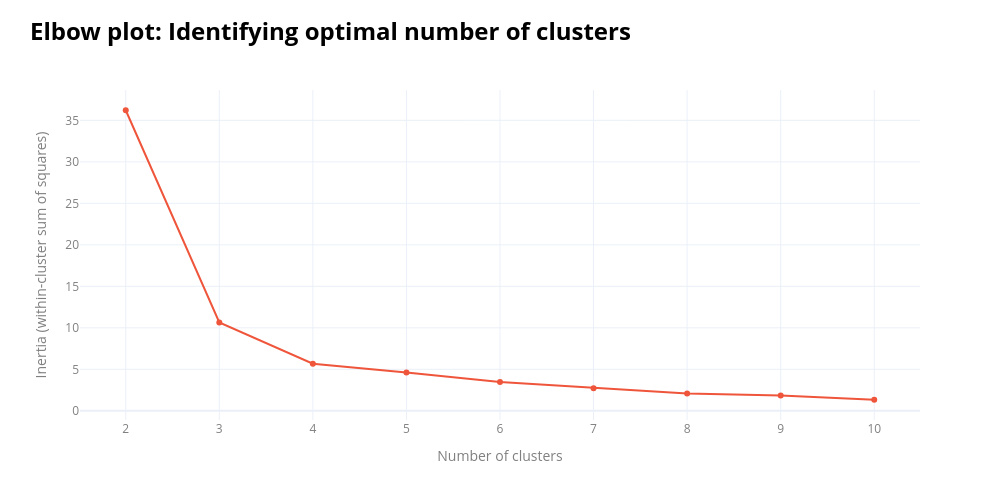

Write notebook code for a chart like this one.
### Markdown cell above
## Clustering

Recent research by the House Of Commons outlines four DC types: 

- enterprise (operated by an organisation for internal purposes), 
- co-location (third party renting rack space to customers), 
- hyperscale (large facilities by major cloud providers), 
- AI (designed for high-performance computing).

The dataset contains several variables that could inform clustering of DC, e.g. b8_gia_sqm, it_load_capacity_mw (both numeric). **To identify distinct data centre groups, k-means clustering is applied using these 3 numeric cols. The assumption of the k=4 is validated through the elbow method.**
<!-- 
Apart from operational, security and other differences, they can vary by GIA. Below we perform the segmentation using Jenks natural breaks. This method is appropriate for small, 1-dimentional data (GIA) with potentially unequal number of datapoints in each class, and skewed distributions (see chart below). The method optimizes for total intra-class variance, making the classes as homogeneous as possible. (hhttps://observablehq.com/@visionscarto/natural-breaks). -->

### Code cell
data_sizes_no_na = data_ldn_exstg[["b8_gia_sqm", "it_load_capacity_mw"]]
data_sizes_no_na = data_sizes_no_na.dropna(subset=["b8_gia_sqm"])

# Use K-nearest neighbours imputation (k = 5)
# I am filling MW and KW columns, but not the GIA since it is most filled and most reliable. Also, for most null GIA, the other columns are null as well
imputer = KNNImputer(n_neighbors=5)
data_sizes_imputed_array = imputer.fit_transform(data_sizes_no_na)
data_sizes_no_na = pd.DataFrame(data_sizes_imputed_array,columns=["b8_gia_sqm", "it_load_capacity_mw"],index=data_sizes_no_na.index)

scaler = StandardScaler()
scaled_array = scaler.fit_transform(data_sizes_no_na)
data_sizes_no_na = pd.DataFrame(scaled_array,columns=["b8_gia_sqm", "it_load_capacity_mw"],index=data_sizes_no_na.index)
# ___________________________________________________________________________________________________________
# elbow plot
#____________________________________________________________________________________________________________

X = data_sizes_no_na[["b8_gia_sqm", "it_load_capacity_mw"]]
inertias = []
k_values = list(range(2, 11))

for k in k_values:
    kmeans = KMeans(n_clusters=k,random_state=42,n_init="auto")
    kmeans.fit(X)
    inertias.append(kmeans.inertia_)

fig = go.Figure()
fig.add_trace(go.Scatter(x=k_values,y=inertias,mode="lines+markers",name="Inertia", line=dict(color=px.colors.qualitative.Plotly[1]), marker=dict(color=px.colors.qualitative.Plotly[1])))
fig.update_layout(
    width=1000,height=500, template="plotly_white",
    title=dict(
        text=(
            f"<span style='font-size:24px; font-weight:bold; color:{notes_colour}; display:block; margin-bottom:2px;'>"
            "Elbow plot: Identifying optimal number of clusters"
            "</span><br>"
        ),
        x=0.03,xanchor="left", y=0.92,yanchor="top",
    ),
    margin=dict(t=90), legend=dict(font=dict(color=labels_colour)),
    xaxis_title="Number of clusters",yaxis_title="Inertia (within-cluster sum of squares)",
)

fig.update_xaxes(title_font=dict(color=labels_colour),tickfont=dict(color=labels_colour))
fig.update_yaxes(title_font=dict(color=labels_colour),tickfont=dict(color=labels_colour))
fig.show()

### Figure 1 — Plotly figure (JSON) as saved in the notebook; plotly's stock layout.template omitted (floating-point values rounded to 4 significant figures)
{"data": [{"line": {"color": "#EF553B"}, "marker": {"color": "#EF553B"}, "mode": "lines+markers", "name": "Inertia", "type": "scatter", "x": [2, 3, 4, 5, 6, 7, 8, 9, 10], "y": [36.22, 10.65, 5.682, 4.632, 3.465, 2.735, 2.086, 1.842, 1.335]}], "layout": {"height": 500, "legend": {"font": {"color": "grey"}}, "margin": {"t": 90}, "title": {"text": "<span style='font-size:24px; font-weight:bold; color:black; display:block; margin-bottom:2px;'>Elbow plot: Identifying optimal number of clusters</span><br>", "x": 0.03, "xanchor": "left", "y": 0.92, "yanchor": "top"}, "width": 1000, "xaxis": {"tickfont": {"color": "grey"}, "title": {"font": {"color": "grey"}, "text": "Number of clusters"}}, "yaxis": {"tickfont": {"color": "grey"}, "title": {"font": {"color": "grey"}, "text": "Inertia (within-cluster sum of squares)"}}}}
